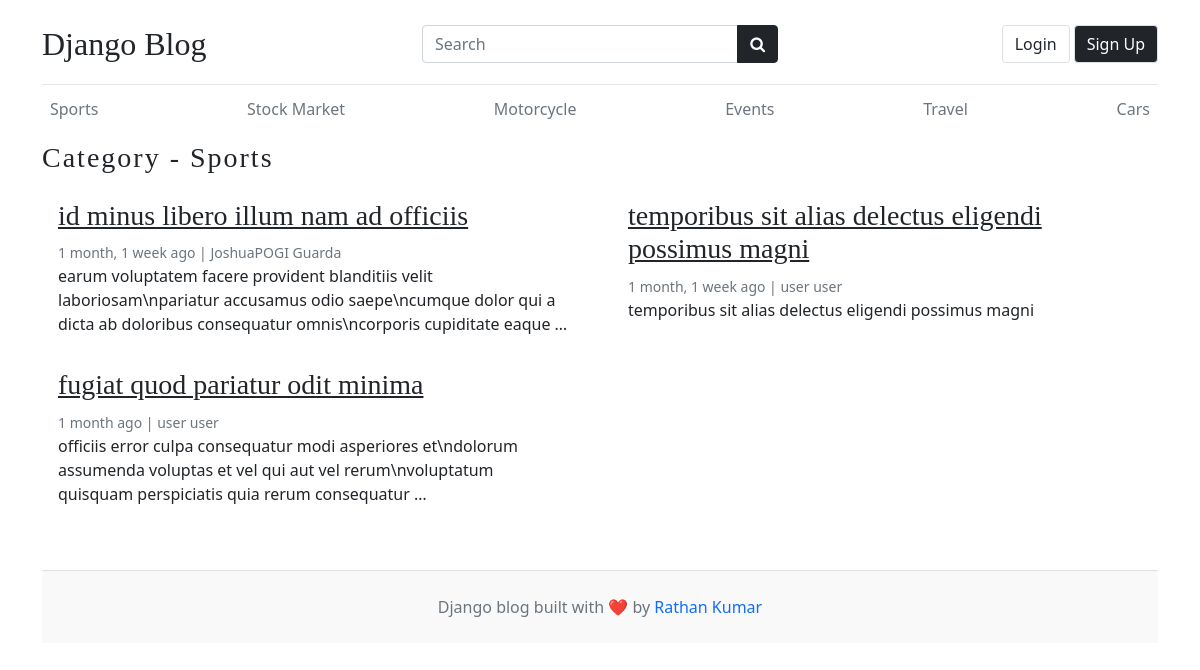
Page /category/1/ on the committed database.
### blogs/models.py (models this page shows, shortened)
class Category(models.Model):
    category_name = models.CharField(max_length=50, unique= True)
    category_description = models.CharField(max_length=500,null=True)
    created_at = models.DateTimeField(auto_now_add=True)
    updated_at = models.DateTimeField(auto_now=True)
    def __str__(self) -> str:
        return self.category_name
    class Meta:
        verbose_name_plural = 'Categories'

class Blog(models.Model):
    title = models.CharField(max_length=100)
    slug = models.SlugField(max_length=150,unique=True, blank=True) # Slug is the - in the url This-is-My-first-Blog --> this should automatically created check setup in your admin.py
    category=models.ForeignKey(Category,on_delete=models.CASCADE)# if you delete the Category all Blog under that Category is deleted
    author = models.ForeignKey(User,on_delete=models.CASCADE)
    featured_image = models.ImageField(upload_to='uploads/%Y/%m/%d',default='golden_burst.jpg') # the Image uploaded will go to this directory NOTE: this directory will be create automatically using the declared name in upload_to
    short_description= models.TextField(max_length=500)
    blog_body=models.TextField(max_length=2000)
    status = models.CharField(choices=STATUS_CHOICES, default='Draft')  # the model field will depend on the choices since we use 0,1 as value that is why we use IntegerField
    is_featured= models.BooleanField(default = False)
    created_at = models.DateTimeField(auto_now_add=True)
    updated_at = models.DateTimeField(auto_now=True)

### blogs/views.py (the view)
def posts_by_category(request,category_id):
    posts = Blog.objects.filter(status='Published',category=category_id)
    category = Category.objects.get(id=category_id)
    context={
        'category':category,
        'posts':posts,
    }
    return render(request,'post_by_category.html',context)

### blogs/context_processors.py (called while the page is built)
def get_categories(request):
    categories = Category.objects.all()
    return dict(categories=categories)

def get_socials(request):
    socials = Socials.objects.all()
    return dict(socials=socials)

### templates/post_by_category.html (shortened to what this page needs)
{% extends "base.html" %}
{% load static %}
  {% block content %}
      <h3 class="text-upppercase text-dark" style="letter-spacing: 2px;">Category - {{category}} </h3>
      <div class="row mb-2">
          {% if posts %}
            {% for post in posts %}
                <div class="col-md-6">
                    <div class="card border-0">
                        <div class="card-body">
                            <h3><a href="{%url 'blogs' post.slug%}" class="text-dark">{{post.title}}</a></h3>
                            <small class="mb-1 text-muted">{{post.created_at| timesince}} ago | {{post.author.first_name}} {{post.author.last_name}}</small>
                            <p class="card-text">
                            {{post.short_description | truncatewords:20}}
                            </p>
                        </div>
                    </div>
                </div>
              {% endfor %}
            {% else %}
            <div class="col-md-2 my-5 lead">
              <p>No posts found</p>
            </div>
          {% endif %}
      </div>
  {% endblock content %}

### templates/base.html (shortened to what this page needs)
{% load static %}
<!DOCTYPE html>
<html lang="en">
    <head>
        <link href="https://cdn.jsdelivr.net/npm/bootstrap@5.0.2/dist/css/bootstrap.min.css" rel="stylesheet">
        <link rel="stylesheet" href="https://cdnjs.cloudflare.com/ajax/libs/font-awesome/4.7.0/css/font-awesome.min.css">
        <link type='text/css' href="{% static 'css/blog.css' %}" rel="stylesheet" />
    </head>
    <body>
        {% if hide_nav %}
        {% else %}
        <div class="container">
            <header class="blog-header py-3">
                <nav>
                    <div class="row flex-nowrap justify-content-between align-items-center">
                        <div class="col-12 col-md-4 pt-1">
                            <a class="blog-header-logo text-dark text-decoration-none  fs-2" href="/">Django Blog</a>
                        </div>
                        <div class="col-12 col-md-4  pt-1">
                            <form action="{%url 'search' %}" method="GET">
                                <div class="input-group">
                                    <input class="form-control" type="text" placeholder="Search" value="{{keyword}}" name="keyword" aria-label="Search"/>
                                    <button class="btn btn-dark" id="button-search" type="submit">
                                        <i class="fa fa-search"></i>
                                    </button>
                                </div>
                            </form>
                        </div>
                        <div class="col-12 col-md-4 pt-1 d-flex">
                            {% if user.is_authenticated%}
                            <ul class="navbar-nav ms-auto gap-2 d-flex">
                                {% comment %} {% if user.is_superuser%}
                                    <span class="text-sm text-muted UserProf">Welcome, {{user.username.capitalize}}</span>
                                {% else %}
                                {% endif %}
                                {% endcomment %}
                                <ul class="navbar-nav ms-auto d-flex flex-row gap-1">
                                    <li class="nav-item">
                                        <span class="text-sm text-muted UserProf">Welcome, {{user.first_name.capitalize}}</span> &nbsp;
                                        <button type="button" id="login-btn" class="btn btn-outline-primary fw-normal btn-md lead border" onclick="location.href='{%url 'dashboard'%}'">
                                            Dashboard
                                        </button>
                                    </li>
                                    <li class="nav-item">
                                        <button type="button" id="login-btn" class="btn btn-danger fw-normal btn-md lead border" onclick="location.href='{%url 'logout'%}'">
                                            Logout
                                        </button>
                                    </li>
                                </ul>
                                {% else %}
                                <ul class="navbar-nav ms-auto d-flex flex-row gap-1">
                                    <li class="nav-item">
                                        <a href="{% url 'login' %}" class="btn btn-md border lead">Login</a>
                                    </li>
                                    <li class="nav-item">
                                        <a href="{% url 'register' %}" class="btn btn-md btn-dark border lead">Sign Up</a>
                                    </li>
                                </ul>
                            {% endif %}
                        </div>
                    </div>
                </nav>
            </header>
        {% endif %}
        {% if hide_category %}
        {% else %}
            <div class="nav-scroller py-1 mb-2">
                <nav class="nav d-flex justify-content-between overflow-auto">
                    {% for category in categories %}
                        <a class="p-2 text-muted text-decoration-none" href="{%url 'posts_by_category' category.id%}">{{category}}</a>
                    {% endfor %}
                </nav>
            </div>
        {% endif %}
        {% block content %}{% endblock content %}
        {% if hide_footer %}
        {% else %}
            <footer class="blog-footer py-4 mt-5 text-center text-muted border-top">
                <div class="container">
                    <p class="mb-0">Django blog built with ❤️ by <a href="#" class="text-decoration-none">Rathan Kumar</a></p>
                </div>
            </footer>
        {% endif %}
    </body>
</html>

### my_blog/static/css/blog.css (style rules this page uses)
.blog-header { border-bottom: 1px solid #e5e5e5; }
.blog-header-logo { font-family: "Playfair Display", Georgia, "Times New Roman", serif; font-size: 2.25rem; }
h1, h2, h3, h4, h5, h6 { font-family: "Playfair Display", Georgia, "Times New Roman", serif; }
.blog-footer { padding: 2.5rem 0; color: #727272; text-align: center; background-color: #f9f9f9; border-top: .05rem solid #e5e5e5; }
.blog-footer p:last-child { margin-bottom: 0; }

### rows in the picture
Category: category_name "Sports"
Category: category_name "Stock Market"
Category: category_name "Motorcycle"
Category: category_name "Events"
Category: category_name "Travel"
Category: category_name "Cars"
Blog: title "id minus libero illum nam ad officiis", created_at "1 month, 1 week", author.first_name "JoshuaPOGI", author.last_name "Guarda", short_description "earum voluptatem facere provident blanditiis velit laboriosam\\npariatur accusamus odio saepe\\ncumque dolor qui a dicta ab doloribus consequatur omnis\\ncorporis cupiditate eaque …"
Blog: title "temporibus sit alias delectus eligendi possimus magni", created_at "1 month, 1 week", author.first_name "user", author.last_name "user", short_description "temporibus sit alias delectus eligendi possimus magni"
Blog: title "fugiat quod pariatur odit minima", created_at "1 month", author.first_name "user", author.last_name "user", short_description "officiis error culpa consequatur modi asperiores et\\ndolorum assumenda voluptas et vel qui aut vel rerum\\nvoluptatum quisquam perspiciatis quia rerum consequatur …"
